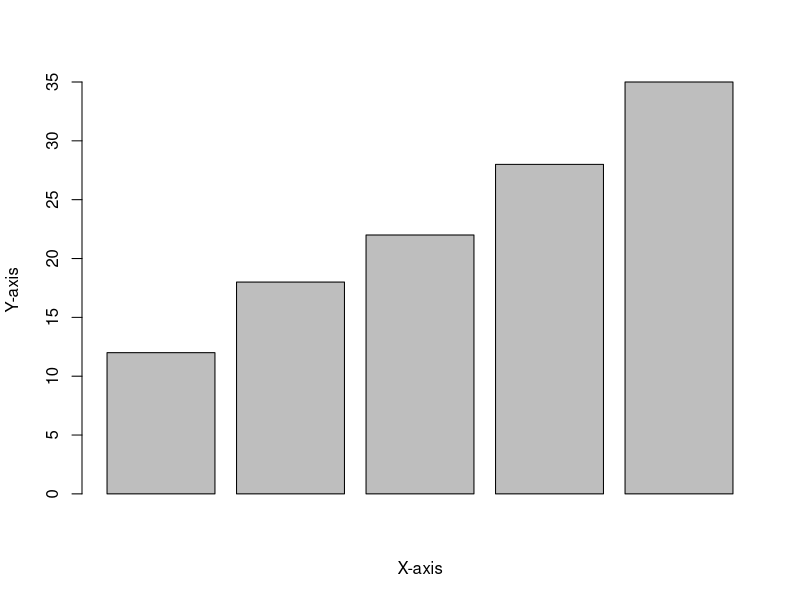
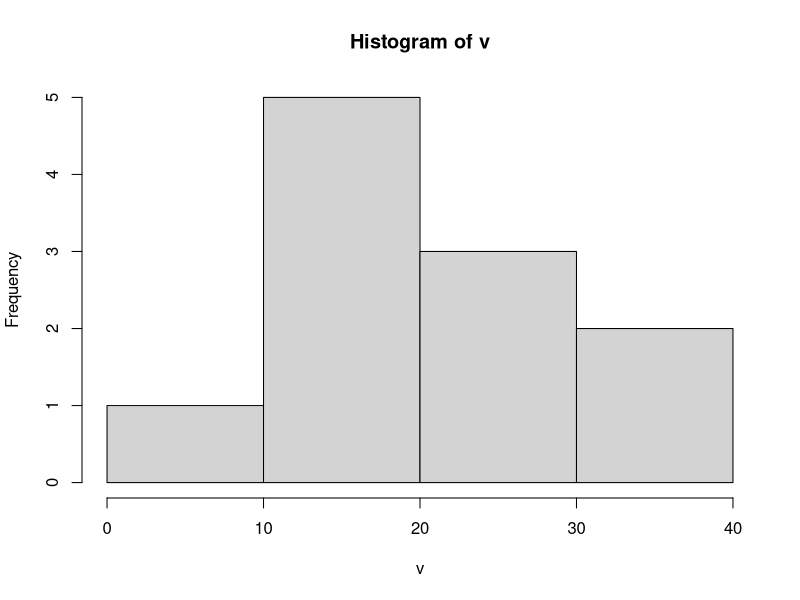
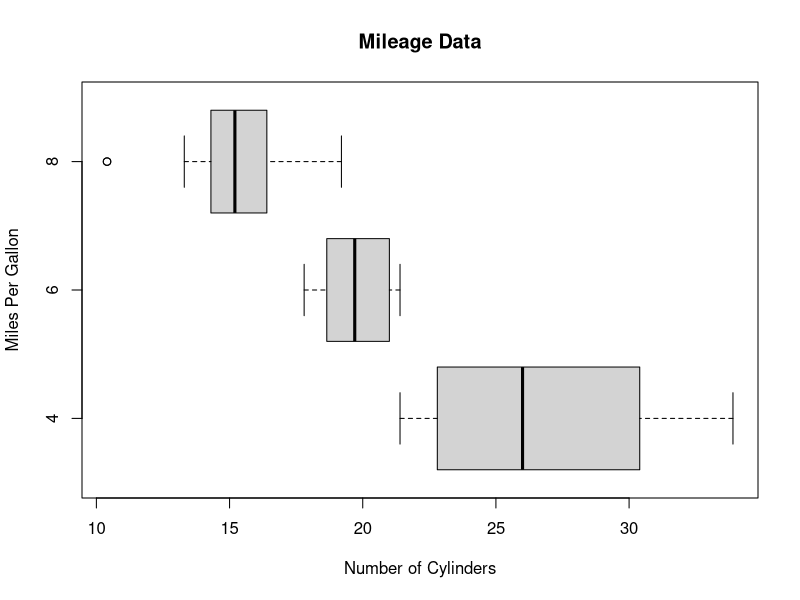
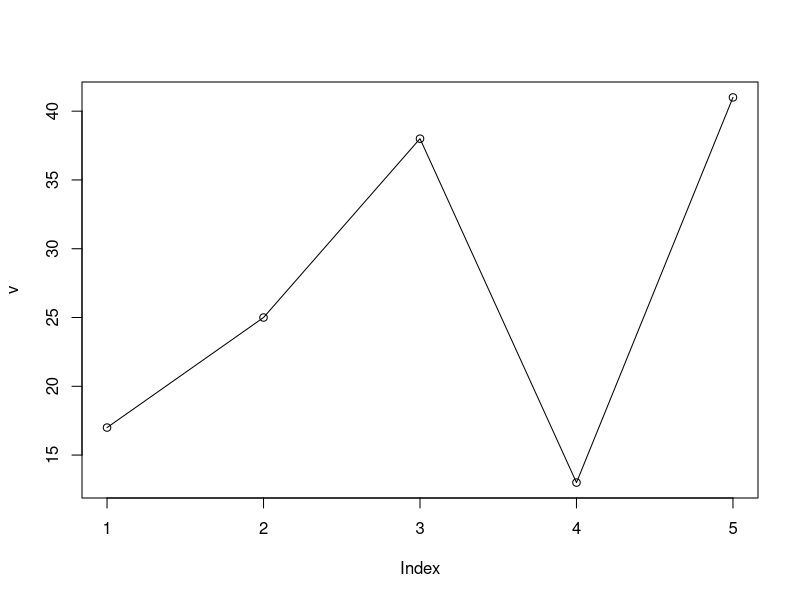

Source code (R) for these figures, in order:
X = c(1, 2,2, 3, 10, 3, 4,1, 5)
Y = c(12, 18, 22, 28, 35)

# model = lm(Y~X, data=data.frame(X, Y))
# summary(model)$fstatistic
# 
# predict.lm(model, data.frame(X=c(7, 9)))

barplot(Y, xlab="X-axis", ylab="Y-axis")
v <- c(19, 23, 11, 5, 16, 21, 32,
       14, 19, 27, 39)
hist(v, breaks="fd")

input <- mtcars[, c('mpg', 'cyl')]
print(head(input))

boxplot(mpg ~ cyl, horizontal = TRUE, data = mtcars,
        xlab = "Number of Cylinders",
        ylab = "Miles Per Gallon",
        main = "Mileage Data")


# Create the data for the chart.
v <- c(17, 25, 38, 13, 41)

# Plot the bar chart.
plot(v, type = "o")